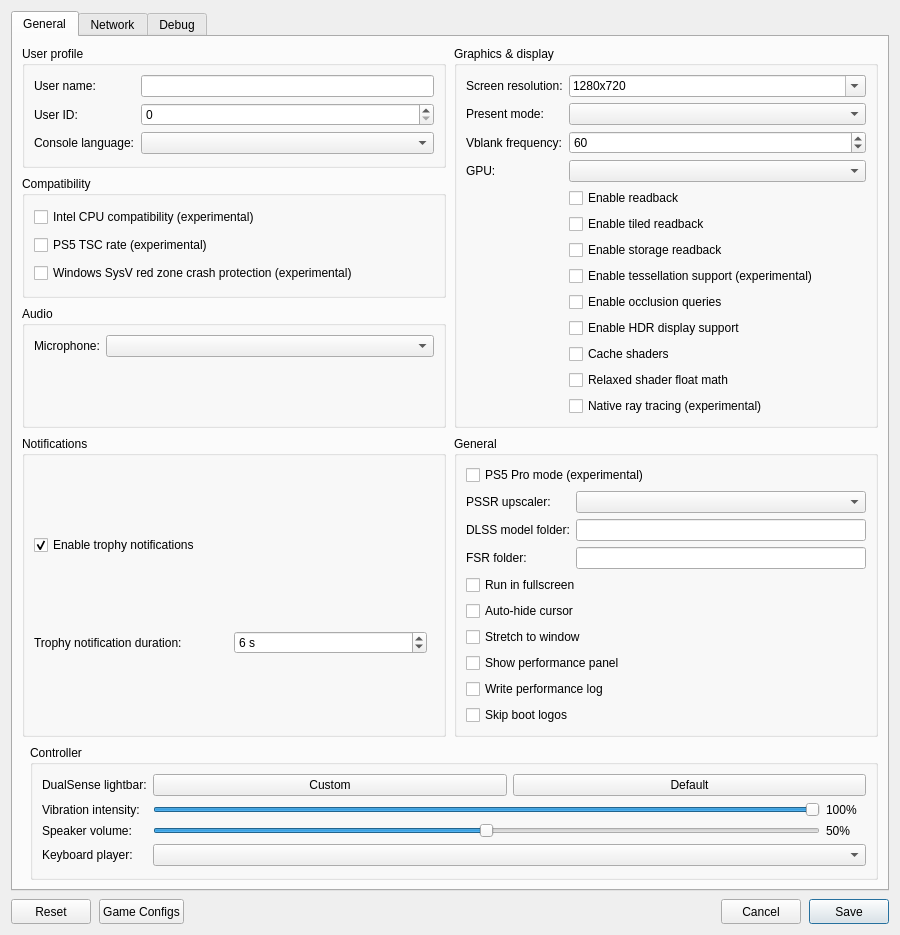
<?xml version="1.0" encoding="UTF-8"?>
<ui version="4.0">
 <class>ConfigurationEditDialog</class>
 <widget class="QDialog" name="ConfigurationEditDialog">
  <property name="geometry">
   <rect>
    <x>0</x>
    <y>0</y>
    <width>900</width>
    <height>620</height>
   </rect>
  </property>
  <property name="windowTitle">
   <string>Settings</string>
  </property>
  <property name="locale">
   <locale language="English" country="UnitedStates"/>
  </property>
  <layout class="QVBoxLayout" name="dialogLayout">
   <property name="spacing"><number>8</number></property>
   <item>
    <widget class="QTabWidget" name="settings_tabs">
     <property name="currentIndex"><number>0</number></property>
     <widget class="QWidget" name="settings_tab">
      <attribute name="title"><string>General</string></attribute>
      <layout class="QGridLayout" name="gridLayout">
       <property name="horizontalSpacing">
        <number>8</number>
       </property>
       <property name="verticalSpacing">
        <number>8</number>
       </property>
       <item row="0" column="0" colspan="2">
        <layout class="QGridLayout" name="sectionsLayout" columnstretch="1,1">
         <property name="horizontalSpacing">
          <number>8</number>
         </property>
         <property name="verticalSpacing">
          <number>8</number>
         </property>
         <item row="0" column="0">
          <widget class="QGroupBox" name="user_profile_group">
           <property name="title">
            <string>User profile</string>
           </property>
           <layout class="QFormLayout" name="userProfileLayout">
            <property name="fieldGrowthPolicy">
             <enum>QFormLayout::AllNonFixedFieldsGrow</enum>
            </property>
            <item row="0" column="0">
             <widget class="QLabel" name="label_user_name">
              <property name="text"><string>User name:</string></property>
             </widget>
            </item>
            <item row="0" column="1">
             <widget class="MandatoryLineEdit" name="lineEdit_user_name">
              <property name="toolTip"><string>Local user name exposed to games</string></property>
              <property name="clearButtonEnabled"><bool>true</bool></property>
             </widget>
            </item>
            <item row="1" column="0">
             <widget class="QLabel" name="label_user_id">
              <property name="text"><string>User ID:</string></property>
             </widget>
            </item>
            <item row="1" column="1">
             <widget class="QSpinBox" name="spinBox_user_id">
              <property name="toolTip"><string>Local user ID exposed to games</string></property>
             </widget>
            </item>
            <item row="2" column="0">
             <widget class="QLabel" name="label_console_language">
              <property name="text"><string>Console language:</string></property>
             </widget>
            </item>
            <item row="2" column="1">
             <widget class="QComboBox" name="comboBox_console_language">
              <property name="toolTip"><string>Language</string></property>
             </widget>
            </item>
           </layout>
          </widget>
         </item>
         <item row="2" column="0">
          <widget class="QGroupBox" name="audio_group">
           <property name="title"><string>Audio</string></property>
           <layout class="QFormLayout" name="audioLayout">
            <property name="fieldGrowthPolicy">
             <enum>QFormLayout::AllNonFixedFieldsGrow</enum>
            </property>
            <item row="0" column="0">
             <widget class="QLabel" name="label_audio_input_device">
              <property name="text"><string>Microphone:</string></property>
             </widget>
            </item>
            <item row="0" column="1">
             <widget class="QComboBox" name="comboBox_audio_input_device"/>
            </item>
           </layout>
          </widget>
         </item>
         <item row="0" column="1" rowspan="3">
          <widget class="QGroupBox" name="graphics_group">
           <property name="title">
            <string>Graphics &amp;&amp; display</string>
           </property>
           <layout class="QFormLayout" name="graphicsLayout">
            <property name="fieldGrowthPolicy">
             <enum>QFormLayout::AllNonFixedFieldsGrow</enum>
            </property>
            <item row="0" column="0">
             <widget class="QLabel" name="label_screen_resolution">
              <property name="text"><string>Screen resolution:</string></property>
             </widget>
            </item>
            <item row="0" column="1">
             <widget class="QComboBox" name="comboBox_screen_resolution">
              <property name="toolTip"><string>Window resolution as WIDTHxHEIGHT; pick a preset or type a custom size. Non-16:9 sizes such as 21:9 show the game with black bars unless Stretch to window is on.</string></property>
              <property name="editable"><bool>true</bool></property>
              <property name="insertPolicy"><enum>QComboBox::NoInsert</enum></property>
              <item><property name="text"><string notr="true">1280x720</string></property></item>
              <item><property name="text"><string notr="true">1920x1080</string></property></item>
              <item><property name="text"><string notr="true">2560x1440</string></property></item>
              <item><property name="text"><string notr="true">3840x2160</string></property></item>
              <item><property name="text"><string notr="true">2560x1080</string></property></item>
              <item><property name="text"><string notr="true">3440x1440</string></property></item>
              <item><property name="text"><string notr="true">3840x1600</string></property></item>
              <item><property name="text"><string notr="true">5120x2160</string></property></item>
             </widget>
            </item>
            <item row="1" column="0">
             <widget class="QLabel" name="label_present_mode">
              <property name="text"><string>Present mode:</string></property>
             </widget>
            </item>
            <item row="1" column="1">
             <widget class="QComboBox" name="comboBox_present_mode">
              <property name="toolTip"><string>Vulkan swapchain presentation mode</string></property>
             </widget>
            </item>
            <item row="2" column="0">
             <widget class="QLabel" name="label_vblank_frequency">
              <property name="text"><string>Vblank frequency:</string></property>
             </widget>
            </item>
            <item row="2" column="1">
             <widget class="QSpinBox" name="spinBox_vblank_frequency">
              <property name="toolTip"><string>Virtual display refresh rate used for frame pacing</string></property>
              <property name="minimum"><number>30</number></property>
              <property name="maximum"><number>360</number></property>
              <property name="value"><number>60</number></property>
             </widget>
            </item>
            <item row="4" column="0">
             <widget class="QLabel" name="label_gpu">
              <property name="text"><string>GPU:</string></property>
             </widget>
            </item>
            <item row="4" column="1">
             <widget class="QComboBox" name="comboBox_gpu">
              <property name="toolTip"><string>Graphics device used by the emulator</string></property>
             </widget>
            </item>
            <item row="5" column="1">
             <widget class="QCheckBox" name="checkBox_readback">
              <property name="toolTip"><string>Read back writable linear images</string></property>
              <property name="text"><string>Enable readback</string></property>
             </widget>
            </item>
            <item row="6" column="1">
             <widget class="QCheckBox" name="checkBox_readback_tiled">
              <property name="toolTip"><string>Read back small writable tiled images</string></property>
              <property name="text"><string>Enable tiled readback</string></property>
             </widget>
            </item>
            <item row="7" column="1">
             <widget class="QCheckBox" name="checkBox_readback_storage">
              <property name="toolTip"><string>Read back shader-written images when the game flushes the GPU cache for the CPU. Images from linear and tiled readback are read back then too.</string></property>
              <property name="text"><string>Enable storage readback</string></property>
             </widget>
            </item>
            <item row="8" column="1">
             <widget class="QCheckBox" name="checkBox_tessellation">
              <property name="toolTip"><string>Draw tessellated geometry. Disabled by default; unsupported tessellation may cause crashes.</string></property>
              <property name="text"><string>Enable tessellation support (experimental)</string></property>
             </widget>
            </item>
            <item row="9" column="1">
             <widget class="QCheckBox" name="checkBox_occlusion_queries">
              <property name="toolTip"><string>Count the samples of occlusion queries on the GPU, so hidden lights and objects stay hidden. Costs some performance.</string></property>
              <property name="text"><string>Enable occlusion queries</string></property>
             </widget>
            </item>
            <item row="10" column="1">
             <widget class="QCheckBox" name="checkBox_hdr">
              <property name="toolTip"><string>Enable HDR10 output for supported games. Requires HDR enabled on the host display.</string></property>
              <property name="text"><string>Enable HDR display support</string></property>
             </widget>
            </item>
            <item row="11" column="1">
             <widget class="QCheckBox" name="checkBox_shader_cache">
              <property name="toolTip"><string>Save compiled shaders and pipelines per game and load them at startup.</string></property>
              <property name="text"><string>Cache shaders</string></property>
             </widget>
            </item>
            <item row="12" column="1">
             <widget class="QCheckBox" name="checkBox_relaxed_shader_float">
              <property name="toolTip"><string>Use the host GPU's native float operations in shaders. Faster, but can be inaccurate.</string></property>
              <property name="text"><string>Relaxed shader float math</string></property>
             </widget>
            </item>
            <item row="13" column="1">
             <widget class="QCheckBox" name="checkBox_native_rt">
              <property name="toolTip"><string>Use native RT on the GPU.</string></property>
              <property name="text"><string>Native ray tracing (experimental)</string></property>
             </widget>
            </item>
           </layout>
          </widget>
         </item>
         <item row="3" column="0">
          <widget class="QGroupBox" name="notifications_group">
           <property name="title"><string>Notifications</string></property>
           <layout class="QVBoxLayout" name="notificationsLayout">
            <item>
             <widget class="QCheckBox" name="checkBox_trophy_notifications">
              <property name="toolTip"><string>Show trophy unlock notifications and play their sound.
    To use your own sound, replace the emulator's assets/sounds/trophy-unlock.wav with a WAV file and restart the game.</string></property>
              <property name="text"><string>Enable trophy notifications</string></property>
              <property name="checked"><bool>true</bool></property>
             </widget>
            </item>
            <item>
             <layout class="QHBoxLayout" name="trophyDurationLayout">
              <item>
               <widget class="QLabel" name="label_trophy_duration">
                <property name="text"><string>Trophy notification duration:</string></property>
               </widget>
              </item>
              <item>
               <widget class="QSpinBox" name="spinBox_trophy_duration">
                <property name="toolTip"><string>How long each trophy unlock notification stays on screen.</string></property>
                <property name="suffix"><string> s</string></property>
                <property name="minimum"><number>5</number></property>
                <property name="maximum"><number>10</number></property>
                <property name="value"><number>6</number></property>
               </widget>
              </item>
              <item>
               <spacer name="trophyDurationSpacer">
                <property name="orientation"><enum>Qt::Horizontal</enum></property>
               </spacer>
              </item>
             </layout>
            </item>
           </layout>
          </widget>
         </item>
         <item row="3" column="1">
          <widget class="QGroupBox" name="general_group">
           <property name="title"><string>General</string></property>
           <layout class="QVBoxLayout" name="generalLayout">
            <item>
             <widget class="QCheckBox" name="checkBox_pro">
              <property name="toolTip"><string>Enable PS5 Pro mode for supported games. Disabled by default.</string></property>
              <property name="text"><string>PS5 Pro mode (experimental)</string></property>
             </widget>
            </item>
            <item>
             <layout class="QFormLayout" name="pssrLayout">
              <item row="0" column="0">
               <widget class="QLabel" name="label_pssr_upscaler">
                <property name="text"><string>PSSR upscaler:</string></property>
               </widget>
              </item>
              <item row="0" column="1">
               <widget class="QComboBox" name="comboBox_pssr_upscaler">
                <property name="toolTip"><string>DLSS needs an NVIDIA RTX GPU</string></property>
               </widget>
              </item>
              <item row="1" column="0">
               <widget class="QLabel" name="label_dlss_folder">
                <property name="text"><string>DLSS model folder:</string></property>
               </widget>
              </item>
              <item row="1" column="1">
               <widget class="MandatoryLineEdit" name="lineEdit_dlss_folder">
                <property name="toolTip"><string>Folder with nvngx_dlss.dll (Windows) or libnvidia-ngx-dlss.so.* (Linux)</string></property>
                <property name="clearButtonEnabled"><bool>true</bool></property>
               </widget>
              </item>
              <item row="2" column="0">
               <widget class="QLabel" name="label_fsr_folder">
                <property name="text"><string>FSR folder:</string></property>
               </widget>
              </item>
              <item row="2" column="1">
               <widget class="MandatoryLineEdit" name="lineEdit_fsr_folder">
                <property name="toolTip"><string>Folder with amd_fidelityfx_loader_vk.dll and amd_fidelityfx_upscaler_vk.dll (AMD FidelityFX SDK 2.4 or later)</string></property>
                <property name="clearButtonEnabled"><bool>true</bool></property>
               </widget>
              </item>
             </layout>
            </item>
            <item>
             <widget class="QCheckBox" name="checkBox_fullscreen">
              <property name="toolTip"><string>Run in borderless desktop fullscreen</string></property>
              <property name="text"><string>Run in fullscreen</string></property>
             </widget>
            </item>
            <item>
             <widget class="QCheckBox" name="checkBox_hide_cursor">
              <property name="toolTip"><string>Hide the host cursor after 2 seconds without mouse activity</string></property>
              <property name="text"><string>Auto-hide cursor</string></property>
             </widget>
            </item>
            <item>
             <widget class="QCheckBox" name="checkBox_stretch">
              <property name="toolTip"><string>Stretch the game image to fill the window instead of keeping its aspect ratio with black bars</string></property>
              <property name="text"><string>Stretch to window</string></property>
             </widget>
            </item>
            <item>
             <widget class="QCheckBox" name="checkBox_perf_overlay">
              <property name="toolTip"><string>Show FPS, frame times, CPU/GPU usage, RAM and memory pressure in the game window. Press F2 (Cmd+P on macOS) to toggle it, and add Shift for the detailed view.</string></property>
              <property name="text"><string>Show performance panel</string></property>
             </widget>
            </item>
            <item>
             <widget class="QCheckBox" name="checkBox_perf_log">
              <property name="toolTip"><string>Every 10 seconds, write FPS, frame times and their causes (GPU waits, shader compiles, uploads, short sleeps) to the console and log. Slow frames get one line each.</string></property>
              <property name="text"><string>Write performance log</string></property>
             </widget>
            </item>
            <item>
             <widget class="QCheckBox" name="checkBox_skip_notice_screen">
              <property name="toolTip"><string>Skip startup logos and notices in supported games.</string></property>
              <property name="text"><string>Skip boot logos</string></property>
             </widget>
            </item>
           </layout>
          </widget>
         </item>
         <item row="1" column="0">
          <widget class="QGroupBox" name="compatibility_group">
           <property name="title">
            <string>Compatibility</string>
           </property>
           <layout class="QVBoxLayout" name="compatibilityLayout">
            <item>
             <widget class="QCheckBox" name="checkBox_amd_cpu">
              <property name="toolTip"><string>Patch CPU instructions that differ between AMD and the host CPU.</string></property>
              <property name="text"><string>Intel CPU compatibility (experimental)</string></property>
             </widget>
            </item>
            <item>
             <widget class="QCheckBox" name="checkBox_guest_tsc">
              <property name="toolTip"><string>Run the CPU time stamp counter (TSC) at the PS5's 1.6 GHz instead of the host rate. Fixes games that run too fast.</string></property>
              <property name="text"><string>PS5 TSC rate (experimental)</string></property>
             </widget>
            </item>
            <item>
             <widget class="QCheckBox" name="checkBox_red_zone_protection">
              <property name="toolTip"><string>Helps prevent crashes in some games on Windows</string></property>
              <property name="text"><string>Windows SysV red zone crash protection (experimental)</string></property>
             </widget>
            </item>
           </layout>
          </widget>
         </item>
        </layout>
       </item>
       <item row="1" column="1">
        <widget class="QGroupBox" name="controller_group">
         <property name="title"><string>Controller</string></property>
         <layout class="QFormLayout" name="controllerLayout">
          <property name="fieldGrowthPolicy"><enum>QFormLayout::AllNonFixedFieldsGrow</enum></property>
          <item row="0" column="0">
           <widget class="QLabel" name="label_controller_color">
            <property name="text"><string>DualSense lightbar:</string></property>
           </widget>
          </item>
          <item row="0" column="1">
           <layout class="QHBoxLayout" name="controllerColorLayout">
            <item>
             <widget class="QPushButton" name="button_controller_color">
              <property name="toolTip"><string>Choose and preview a fixed LED color. Bluetooth DualSense may take several seconds to update.</string></property>
              <property name="text"><string>Custom</string></property>
             </widget>
            </item>
            <item>
             <widget class="QPushButton" name="button_controller_color_reset">
              <property name="toolTip"><string>Let the game control the lightbar</string></property>
              <property name="text"><string>Default</string></property>
             </widget>
            </item>
           </layout>
          </item>
          <item row="1" column="0">
           <widget class="QLabel" name="label_controller_vibration">
            <property name="text"><string>Vibration intensity:</string></property>
           </widget>
          </item>
          <item row="1" column="1">
           <layout class="QHBoxLayout" name="controllerVibrationLayout">
            <item>
             <widget class="QSlider" name="slider_controller_vibration">
              <property name="toolTip"><string>Scale DualSense vibration over USB and Bluetooth</string></property>
              <property name="maximum"><number>100</number></property>
              <property name="value"><number>100</number></property>
              <property name="orientation"><enum>Qt::Horizontal</enum></property>
             </widget>
            </item>
            <item>
             <widget class="QLabel" name="label_controller_vibration_value">
              <property name="minimumSize"><size><width>40</width><height>0</height></size></property>
              <property name="text"><string>100%</string></property>
             </widget>
            </item>
           </layout>
          </item>
          <item row="2" column="0">
           <widget class="QLabel" name="label_controller_volume">
            <property name="text"><string>Speaker volume:</string></property>
           </widget>
          </item>
          <item row="2" column="1">
           <layout class="QHBoxLayout" name="controllerVolumeLayout">
            <item>
             <widget class="QSlider" name="slider_controller_volume">
              <property name="toolTip"><string>Scale the DualSense speaker over USB and Bluetooth. 50% is the previous default; 100% adds 6 dB of gain.</string></property>
              <property name="maximum"><number>100</number></property>
              <property name="value"><number>50</number></property>
              <property name="orientation"><enum>Qt::Horizontal</enum></property>
             </widget>
            </item>
            <item>
             <widget class="QLabel" name="label_controller_volume_value">
              <property name="minimumSize"><size><width>40</width><height>0</height></size></property>
              <property name="text"><string>50%</string></property>
             </widget>
            </item>
           </layout>
          </item>
          <item row="3" column="0">
           <widget class="QLabel" name="label_keyboard_player">
            <property name="text"><string>Keyboard player:</string></property>
           </widget>
          </item>
          <item row="3" column="1">
           <widget class="QComboBox" name="comboBox_keyboard_player">
            <property name="toolTip"><string>Gamepads fill the remaining players in connection order. Every player uses the same input mapping.</string></property>
           </widget>
          </item>
         </layout>
        </widget>
       </item>
      </layout>
     </widget>
     <widget class="QWidget" name="network_tab">
      <attribute name="title"><string>Network</string></attribute>
      <layout class="QVBoxLayout" name="networkTabLayout">
       <item>
        <widget class="QCheckBox" name="checkBox_network_connected">
         <property name="toolTip"><string>Let games use your computer's local network connection.</string></property>
         <property name="text"><string>Enable network connection</string></property>
        </widget>
       </item>
       <item>
        <widget class="QCheckBox" name="checkBox_psn_emulation">
         <property name="text"><string>Emulate PSN (compatibility)</string></property>
        </widget>
       </item>
       <item>
        <spacer name="networkSpacer">
         <property name="orientation"><enum>Qt::Vertical</enum></property>
         <property name="sizeHint" stdset="0"><size><width>20</width><height>40</height></size></property>
        </spacer>
       </item>
      </layout>
     </widget>
     <widget class="QWidget" name="debug_tab">
      <attribute name="title"><string>Debug</string></attribute>
      <layout class="QVBoxLayout" name="debugTabLayout">
       <item>
        <widget class="QGroupBox" name="debug_group">
         <property name="title">
          <string>Debugging &amp;&amp; logs</string>
         </property>
         <layout class="QGridLayout" name="debugLayout" columnstretch="0,1,0,1">
          <property name="horizontalSpacing"><number>8</number></property>
          <property name="verticalSpacing"><number>6</number></property>
          <item row="0" column="0" colspan="2">
           <widget class="QCheckBox" name="checkBox_vulkan_validation">
            <property name="toolTip"><string>Enable Vulkan validation layers</string></property>
            <property name="text"><string>Vulkan validation</string></property>
            <property name="checked"><bool>true</bool></property>
           </widget>
          </item>
          <item row="0" column="2" colspan="2">
           <widget class="QCheckBox" name="checkBox_shader_validation">
            <property name="toolTip"><string>Validate SPIR-V binary</string></property>
            <property name="text"><string>Shader validation</string></property>
            <property name="checked"><bool>true</bool></property>
           </widget>
          </item>
          <item row="1" column="0" colspan="2">
           <widget class="QCheckBox" name="checkBox_renderdoc_capture">
            <property name="toolTip"><string>Enable RenderDoc capture</string></property>
            <property name="text"><string>RenderDoc capture</string></property>
           </widget>
          </item>
          <item row="1" column="2" colspan="2">
           <widget class="QCheckBox" name="checkBox_cmd_dump">
            <property name="toolTip"><string>Dump command buffers</string></property>
            <property name="text"><string>Command buffer dump</string></property>
           </widget>
          </item>
          <item row="2" column="0">
           <widget class="QLabel" name="label_shader_log_direction">
            <property name="text"><string>Shader logging:</string></property>
           </widget>
          </item>
          <item row="2" column="1">
           <widget class="QComboBox" name="comboBox_shader_log_direction">
            <property name="toolTip"><string>Dump shaders to file or console window. If enabled may decrease emulator performance</string></property>
           </widget>
          </item>
          <item row="2" column="2">
           <widget class="QLabel" name="label_shader_log_folder">
            <property name="text"><string>Shader log folder:</string></property>
           </widget>
          </item>
          <item row="2" column="3">
           <widget class="MandatoryLineEdit" name="lineEdit_shader_log_folder">
            <property name="toolTip"><string>Specify directory to dump shaders</string></property>
            <property name="clearButtonEnabled"><bool>true</bool></property>
           </widget>
          </item>
          <item row="3" column="0">
           <widget class="QLabel" name="label_printf_direction">
            <property name="text"><string>Printf output:</string></property>
           </widget>
          </item>
          <item row="3" column="1">
           <widget class="QComboBox" name="comboBox_printf_direction">
            <property name="toolTip"><string>Print logs to file or console window. If enabled may decrease emulator performance</string></property>
           </widget>
          </item>
          <item row="3" column="2">
           <widget class="QLabel" name="label_printf_file">
            <property name="text"><string>Printf output file:</string></property>
           </widget>
          </item>
          <item row="3" column="3">
           <widget class="MandatoryLineEdit" name="lineEdit_printf_file">
            <property name="toolTip"><string>Specify file to dump logs</string></property>
            <property name="clearButtonEnabled"><bool>true</bool></property>
           </widget>
          </item>
          <item row="4" column="0">
           <widget class="QCheckBox" name="checkBox_profiler">
            <property name="toolTip"><string>Enable the Tracy profiler. Profiling may decrease emulator performance</string></property>
            <property name="text"><string>Tracy profiler</string></property>
           </widget>
          </item>
          <item row="4" column="2">
           <widget class="QLabel" name="label_cmd_dump_folder">
            <property name="text"><string>Command buffer folder:</string></property>
           </widget>
          </item>
          <item row="4" column="3">
           <widget class="MandatoryLineEdit" name="lineEdit_cmd_dump_folder">
            <property name="toolTip"><string>Specify directory to dump command buffers</string></property>
            <property name="clearButtonEnabled"><bool>true</bool></property>
           </widget>
          </item>
         </layout>
        </widget>
       </item>
       <item>
        <widget class="QGroupBox" name="rendering_compatibility_group">
         <property name="title"><string>Rendering compatibility</string></property>
         <layout class="QVBoxLayout" name="renderingCompatibilityLayout">
          <item>
           <widget class="QLabel" name="label_rendering_compatibility">
            <property name="text"><string>These settings may help with rendering bugs at a slight performance cost.</string></property>
            <property name="wordWrap"><bool>true</bool></property>
           </widget>
          </item>
          <item>
           <widget class="QCheckBox" name="checkBox_sync_raw_image_buffers">
            <property name="toolTip"><string>Can fix missing textures and incorrect transparency (Resident Evil 2).</string></property>
            <property name="text"><string>Accurate texture synchronization</string></property>
           </widget>
          </item>
         </layout>
        </widget>
       </item>
       <item>
        <widget class="QGroupBox" name="performance_tweaks_group">
         <property name="title"><string>Performance tweaks</string></property>
         <layout class="QVBoxLayout" name="performanceTweaksLayout">
          <item>
           <widget class="QLabel" name="label_performance_tweaks">
            <property name="styleSheet"><string>color: red;</string></property>
            <property name="text"><string>Game-specific tweaks: they may or may not improve performance. Use with caution and prefer setting them per game rather than globally.</string></property>
            <property name="wordWrap"><bool>true</bool></property>
           </widget>
          </item>
          <item>
           <layout class="QHBoxLayout" name="flushDrawsLayout">
            <item>
             <widget class="QLabel" name="label_flush_draws">
              <property name="text"><string>Submit GPU work every N draws (0 = off):</string></property>
             </widget>
            </item>
            <item>
             <widget class="QSpinBox" name="spinBox_flush_draws">
              <property name="toolTip"><string>Can lower frame time in games that send a whole frame as one command buffer, at some submit overhead.</string></property>
              <property name="maximum"><number>99999</number></property>
             </widget>
            </item>
            <item>
             <spacer name="flushDrawsSpacer">
              <property name="orientation"><enum>Qt::Horizontal</enum></property>
             </spacer>
            </item>
           </layout>
          </item>
         </layout>
        </widget>
       </item>
       <item>
        <spacer name="debugSpacer">
         <property name="orientation"><enum>Qt::Vertical</enum></property>
         <property name="sizeHint" stdset="0"><size><width>20</width><height>40</height></size></property>
        </spacer>
       </item>
      </layout>
     </widget>
    </widget>
   </item>
   <item>
    <layout class="QHBoxLayout" name="buttonLayout">
     <item>
     <widget class="QPushButton" name="clear_button">
       <property name="minimumSize"><size><width>80</width><height>25</height></size></property>
       <property name="text"><string>Reset</string></property>
       <property name="toolTip"><string>Restore default settings</string></property>
      </widget>
     </item>
     <item>
      <widget class="QPushButton" name="settings_button">
       <property name="minimumSize"><size><width>80</width><height>25</height></size></property>
       <property name="text"><string>Game Configs</string></property>
       <property name="toolTip"><string>Import or export game configs</string></property>
      </widget>
     </item>
     <item>
      <spacer name="buttonSpacer">
       <property name="orientation"><enum>Qt::Horizontal</enum></property>
       <property name="sizeHint" stdset="0"><size><width>40</width><height>20</height></size></property>
      </spacer>
     </item>
     <item>
      <widget class="QPushButton" name="cancel_button">
       <property name="minimumSize"><size><width>80</width><height>25</height></size></property>
       <property name="text"><string>Cancel</string></property>
      </widget>
     </item>
     <item>
      <widget class="QPushButton" name="ok_button">
       <property name="minimumSize"><size><width>80</width><height>25</height></size></property>
       <property name="text"><string>Save</string></property>
       <property name="default"><bool>true</bool></property>
      </widget>
     </item>
    </layout>
   </item>
  </layout>
 </widget>
 <customwidgets>
  <customwidget>
   <class>MandatoryLineEdit</class>
   <extends>QLineEdit</extends>
   <header>mandatoryLineEdit.h</header>
  </customwidget>
 </customwidgets>
 <resources/>
</ui>
